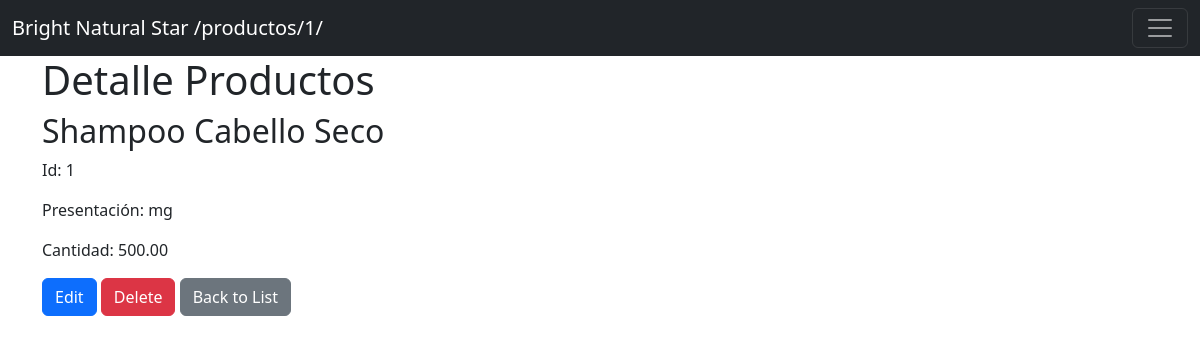
Before: /productos/1/ with the older database file.
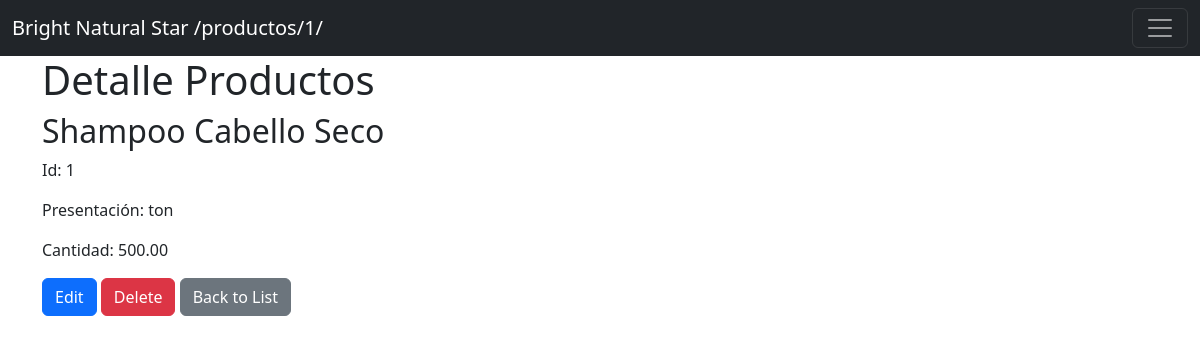
After: the same page with the newer database file.
### productos/models.py (models this page shows, shortened)
class Producto(models.Model):
    NombreProducto = models.CharField(max_length=100)
    PresentacionProducto = models.CharField(max_length=100)
    CantidadProducto = models.DecimalField(max_digits=8, decimal_places=2, default=0.0)

### productos/views.py (the view)
# urls.py: path('<str:idProducto>/',  ProductoDetailView.as_view(), name= 'detail_producto'),
class ProductoDetailView(DetailView):
    template_name = 'productos/productos_detail.html'
    context_object_name = 'producto'
    def get_object(self):
        id_Producto = self.kwargs.get('idProducto')
        print(id_Producto)
        return ordenes_manager.obtener_producto(id_Producto)

### ordenes_compra/ordenes_compra_manager.py (called while the page is built)
    def obtener_producto(self, id_producto):
        return Producto.objects.get(id=id_producto)

### templates/productos/productos_detail.html
{% extends "base.html" %}
{% block contenido %}
<h1>Detalle Productos</h1>
<div class="task-detail">
    <h2>{{ producto.NombreProducto }}</h2>
    <p>Id: {{ producto.id }}</p>
    <p>Presentación: {{ producto.PresentacionProducto }}</p>
    <p>Cantidad: {{ producto.CantidadProducto }}</p>
    <div class="task-actions">
        <a href="{% url 'update_producto' producto.id %}" class="btn btn-primary">Edit</a>
        <a href="{}" class="btn btn-danger">Delete</a>
        <a href="{% url 'list_producto' %}" class="btn btn-secondary">Back to List</a>
    </div>
</div>
{% endblock %}

Changed rows visible on the page:
changed Producto "Shampoo Cabello Seco": PresentacionProducto "mg" → "ton"
